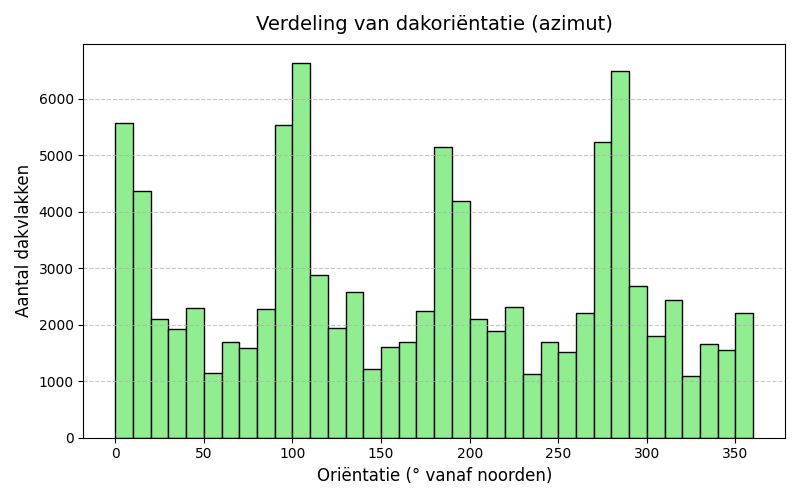

This figure's Python source:
import pandas as pd
import matplotlib.pyplot as plt

# Excel-bestand inlezen
file_path = "databim ruwe data.xlsx"
dakvlakken_df = pd.read_excel(file_path)

plt.figure(figsize=(8, 5))
plt.hist(dakvlakken_df["b3_azimut"], bins=36, color='lightgreen', edgecolor='black')
plt.title("Verdeling van dakoriëntatie (azimut)", fontsize=14, pad=10)
plt.xlabel("Oriëntatie (° vanaf noorden)", fontsize=12)
plt.ylabel("Aantal dakvlakken", fontsize=12)
plt.grid(axis='y', linestyle='--', alpha=0.7)
plt.tight_layout()
plt.show()
